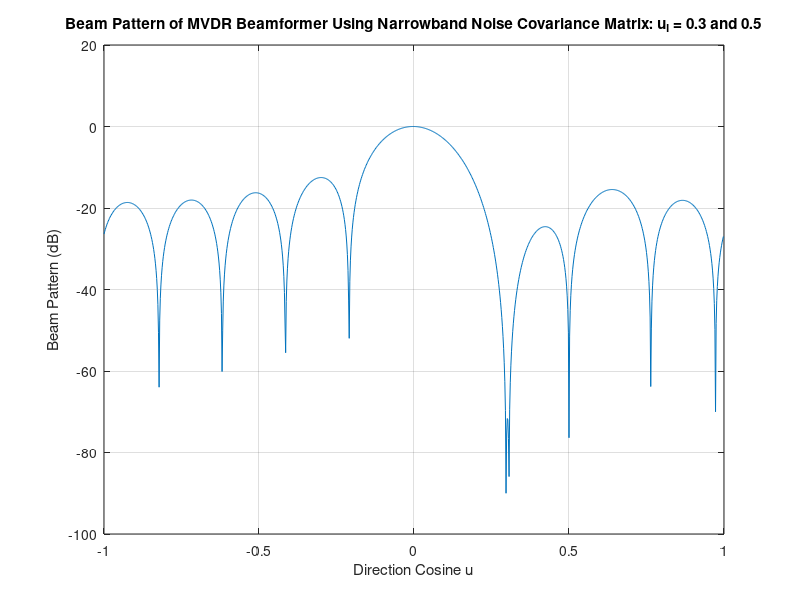
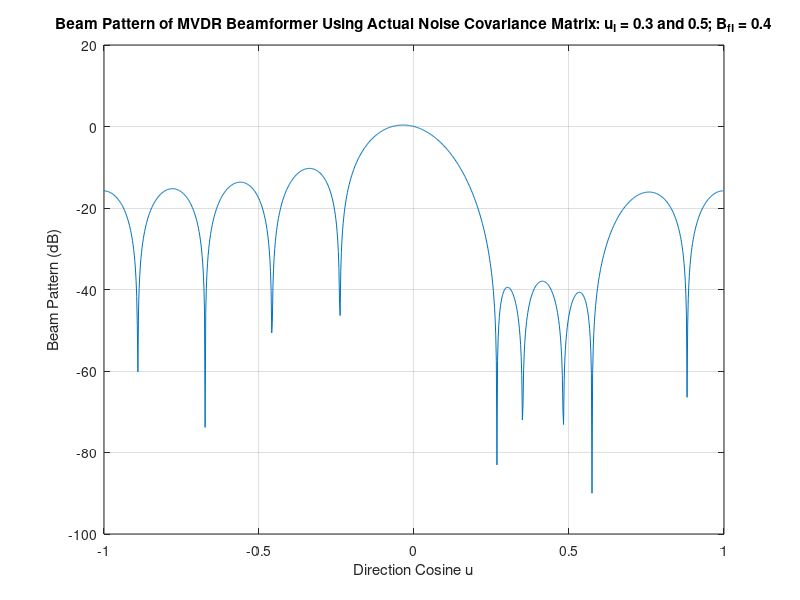

Recreate these plots in MATLAB, in order.
% Script problem6613.m: Solves Problem 6.6.13 parts (a) and (c) in Van Trees, Volume IV.
% 11/16/03, J.A. Tague

% Initialize parameters for a ten-element standard line array

N = 10;
v_s = ones(10, 1);
ind = 0 : N - 1;
u = -1 : 1/512 : 1 - 1/512;

% Find the array's broadband noise cross-spectral density matrix

B_fI = 0.4; % The normalized temporal interference bandwidth
u_I1 = 0.3; % DOA from first interference source
u_I2 = 0.5; % DOA from second interference source

row1 = exp(j * pi * ind * u_I1) .* sinc(0.5 * ind * B_fI * u_I1);
S_1 = toeplitz(row1);

row1 = exp(j * pi * ind * u_I2) .* sinc(0.5 * ind * B_fI * u_I2);
S_2 = toeplitz(row1);

S_ntrue = 100 * S_1 + 100 * S_2 + eye(10);
rho_n = N * S_ntrue / trace(S_ntrue);

% Find the optimum MVDR beamformer and calculate array gain, assuming that the noise is 
% narrowband

n = N - 1 : -1 : 0;
n = n';

v1 = exp(j * pi * u_I1 * (n - (N - 1) / 2));
v2 = exp(j * pi * u_I2 * (n - (N - 1) / 2));
S_ndesign = 100 * v1 * v1' + 100 * v2 * v2' + eye(10);

w = inv(S_ndesign) * v_s / (v_s' * inv(S_ndesign) * v_s);

AG = abs(w' * v_s)^2 / (w' * rho_n * w);
AG = 10 * log10(real(AG))

% Plot the beam pattern of the MVDR beamformer, designed assuming that the
% interference sources are narrowband

W = fft(conj(w), 1024);
W = fftshift(W);
B = 20 * log10(abs(W));

for k1 = 1 : size(B)
    if (B(k1) < -90) B(k1) = -90;
    end;
end;

figure;
plot(u, B);
xlabel('Direction Cosine u')
ylabel('Beam Pattern (dB)')
title('Beam Pattern of MVDR Beamformer Using Narrowband Noise Covariance Matrix: u_I = 0.3 and 0.5');
grid;

% Repeat using the actual noise spectral density matrix to determine w

w = inv(S_ntrue) * v_s / (v_s' * inv(S_ntrue) * v_s);

% Calculate the array gain this beamformer provides.  It should be more
% than that of the narrowband assumption if B_fI > 0.

AG = abs(w' * v_s)^2 / (w' * rho_n * w);
AG = 10 * log10(real(AG))

% Plot the beam pattern of the MVDR beamformer that uses the actual noise
% spectral density matrix to determine w

W = fft(conj(w), 1024);
W = fftshift(W);
B = 20 * log10(abs(W));

for k1 = 1 : size(B)
    if (B(k1) < -90) B(k1) = -90;
    end;
end;

figure;
plot(u, B);
xlabel('Direction Cosine u')
ylabel('Beam Pattern (dB)')
title('Beam Pattern of MVDR Beamformer Using Actual Noise Covariance Matrix: u_I = 0.3 and 0.5; B_{fI} = 0.4');
grid;
